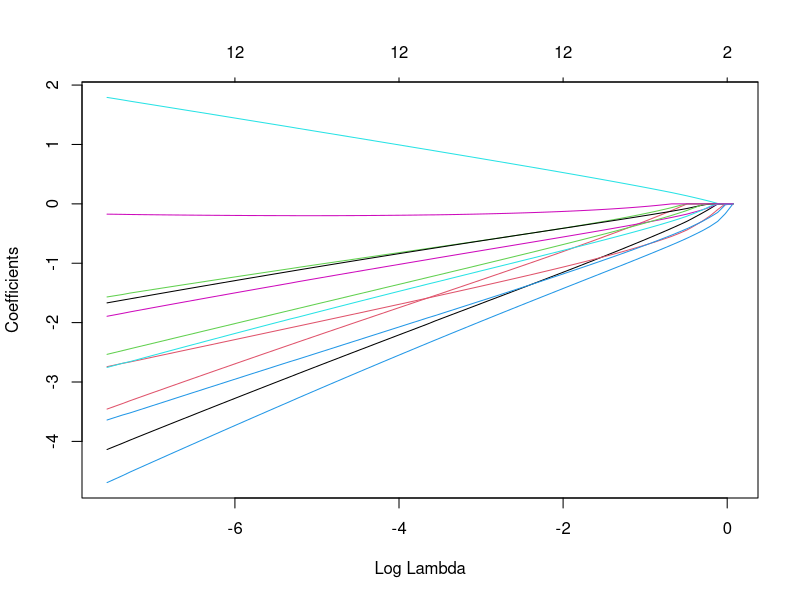
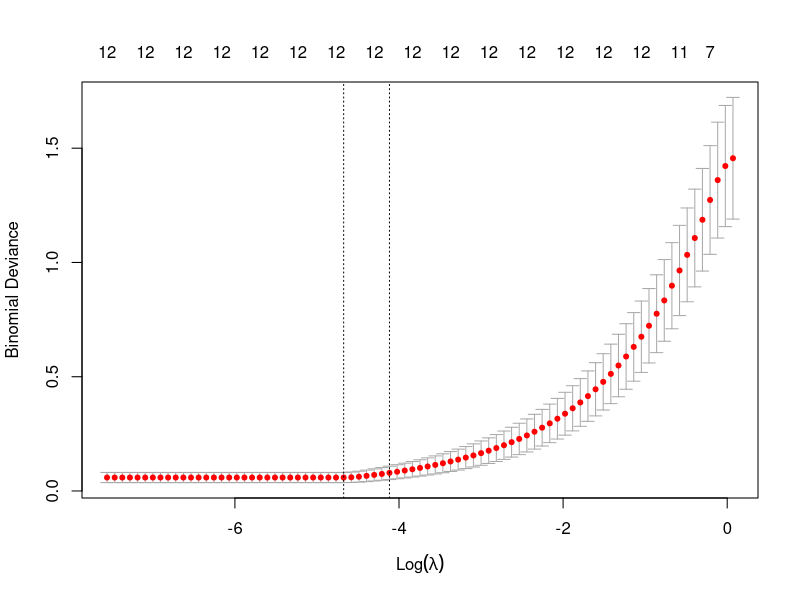

Write the R code that produced these figures, in order. (Note: this script raises an error after producing the figures.)
library(glmnet)

expression_matrix <- read.table(
    "input/expression_candidate.csv",
    sep = ",",
    header = TRUE,
    check.names = FALSE,
    row.names = 1
)
sample_groups <- read.table(
    "input/group_binary.csv",
    sep = ",",
    header = TRUE,
    check.names = FALSE,
    row.names = 1
)

expression_matrix <- log2(expression_matrix)
expression_matrix <- as.data.frame(t(expression_matrix))
expression_matrix$Group <- sample_groups[rownames(expression_matrix), "group"]
expression_matrix <- expression_matrix[,
    c("Group", setdiff(names(expression_matrix), "Group"))
]

predictor_matrix <- as.matrix(expression_matrix[, -1])
outcome <- expression_matrix[, 1]

set.seed(123456)
foldid <- sample(rep(1:5, length.out = nrow(predictor_matrix)))
alphas <- seq(0, 1, by = 0.1)

cv_models <- lapply(alphas, function(alpha_value) {
    cv.glmnet(
        predictor_matrix,
        outcome,
        family = "binomial",
        alpha = alpha_value,
        foldid = foldid
    )
})

best_alpha_index <- which.min(sapply(cv_models, function(cv) min(cv$cvm)))
best_alpha <- alphas[best_alpha_index]
cv_model <- cv_models[[best_alpha_index]]
print(best_alpha)

enet_model <- glmnet(
    predictor_matrix,
    outcome,
    family = "binomial",
    alpha = best_alpha
)

pdf("output/elastic_net_coefficient_path.pdf", width = 7, height = 6)
plot(enet_model, xvar = "lambda")
dev.off()

pdf("output/elastic_net_cv_curve.pdf", width = 7, height = 6)
plot(cv_model)
dev.off()

lambda_min <- cv_model$lambda.min
lambda_1se <- cv_model$lambda.1se
print(lambda_min)
print(lambda_1se)

coef_1se <- coef(enet_model, s = lambda_1se)
coef_min <- coef(enet_model, s = lambda_min)
print(coef_1se)
print(coef_min)

write.csv(as.matrix(coef_1se), "output/elastic_net_coefficients_1se.csv")
write.csv(as.matrix(coef_min), "output/elastic_net_coefficients_min.csv")
write.csv(
    data.frame(
        best_alpha = best_alpha,
        lambda_1se = lambda_1se,
        lambda_min = lambda_min
    ),
    "output/elastic_net_tuning_parameters.csv"
)
